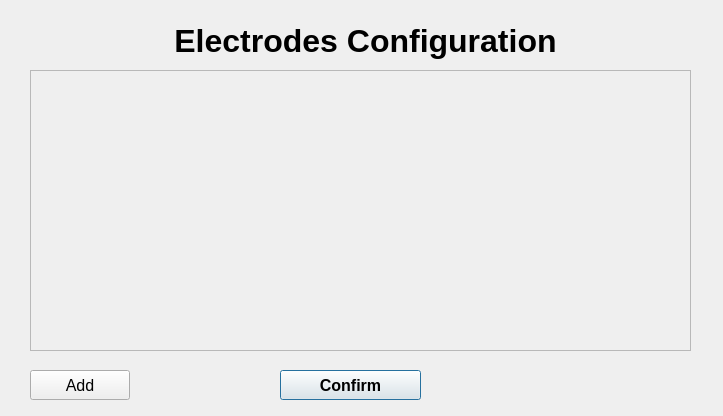
<?xml version="1.0" encoding="UTF-8"?>
<ui version="4.0">
 <class>ElectrodeConfigurations</class>
 <widget class="QDialog" name="ElectrodeConfigurations">
  <property name="geometry">
   <rect>
    <x>0</x>
    <y>0</y>
    <width>723</width>
    <height>416</height>
   </rect>
  </property>
  <property name="windowTitle">
   <string>Dialog</string>
  </property>
  <widget class="QLabel" name="label">
   <property name="geometry">
    <rect>
     <x>120</x>
     <y>20</y>
     <width>491</width>
     <height>41</height>
    </rect>
   </property>
   <property name="font">
    <font>
     <family>Ubuntu</family>
     <pointsize>24</pointsize>
     <weight>75</weight>
     <bold>true</bold>
    </font>
   </property>
   <property name="text">
    <string>Electrodes Configuration</string>
   </property>
   <property name="alignment">
    <set>Qt::AlignCenter</set>
   </property>
  </widget>
  <widget class="QWidget" name="verticalLayoutWidget">
   <property name="geometry">
    <rect>
     <x>30</x>
     <y>70</y>
     <width>661</width>
     <height>281</height>
    </rect>
   </property>
   <layout class="QVBoxLayout" name="ElectrodeRowLayout">
    <item>
     <widget class="QScrollArea" name="ElectrodesScrollArea">
      <property name="sizePolicy">
       <sizepolicy hsizetype="Expanding" vsizetype="Expanding">
        <horstretch>0</horstretch>
        <verstretch>0</verstretch>
       </sizepolicy>
      </property>
      <property name="horizontalScrollBarPolicy">
       <enum>Qt::ScrollBarAlwaysOff</enum>
      </property>
      <property name="widgetResizable">
       <bool>true</bool>
      </property>
      <property name="alignment">
       <set>Qt::AlignLeading|Qt::AlignLeft|Qt::AlignTop</set>
      </property>
      <widget class="QWidget" name="ScrollAreaWidget">
       <property name="geometry">
        <rect>
         <x>0</x>
         <y>0</y>
         <width>657</width>
         <height>277</height>
        </rect>
       </property>
      </widget>
     </widget>
    </item>
   </layout>
  </widget>
  <widget class="QPushButton" name="ChannelConfirm">
   <property name="geometry">
    <rect>
     <x>280</x>
     <y>370</y>
     <width>141</width>
     <height>30</height>
    </rect>
   </property>
   <property name="font">
    <font>
     <pointsize>12</pointsize>
     <weight>75</weight>
     <bold>true</bold>
    </font>
   </property>
   <property name="text">
    <string>Confirm</string>
   </property>
  </widget>
  <widget class="QPushButton" name="AddElectrodes">
   <property name="geometry">
    <rect>
     <x>30</x>
     <y>370</y>
     <width>100</width>
     <height>30</height>
    </rect>
   </property>
   <property name="font">
    <font>
     <pointsize>12</pointsize>
    </font>
   </property>
   <property name="text">
    <string>Add</string>
   </property>
  </widget>
 </widget>
 <resources/>
 <connections/>
</ui>
